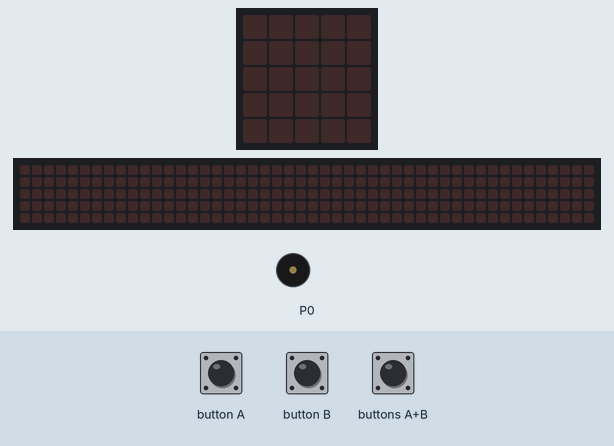
Recording of a program running on a simulated BBC micro:bit (MakeCode). On the bench: the board's 5×5 LED display, a strip that is not on the board, showing the scrolling text unrolled, buzzer (waves = sounding). The inputs (shaded band) are chosen by the test bench. The 48×5 strip is a reading aid, not a part: it shows the text the display is scrolling, unrolled, one strip-width of it at a time.

Above: at 1.2 s.
1.3 s: button A pressed for 0.15 s
At 2.2 s:
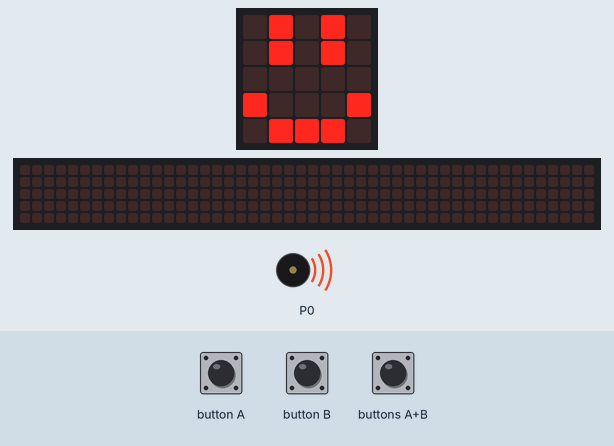
4.3 s: buttons A+B pressed for 0.15 s
At 6.92 s:
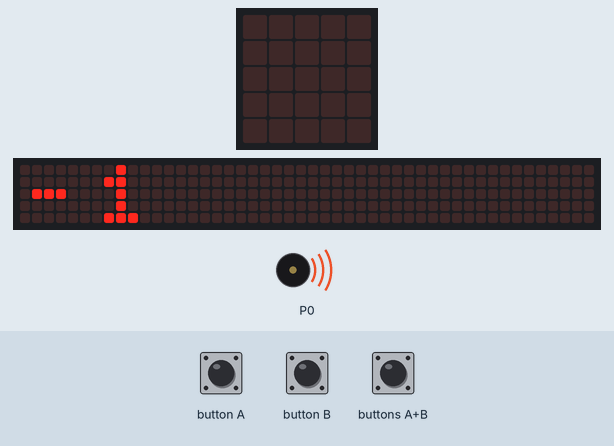
7.3 s: button B pressed for 0.15 s
At 8.3 s:
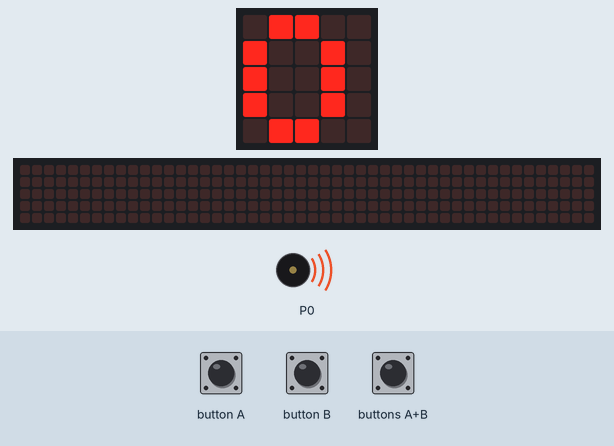
10.4 s: buttons A+B pressed for 1 s
At 13.81 s:
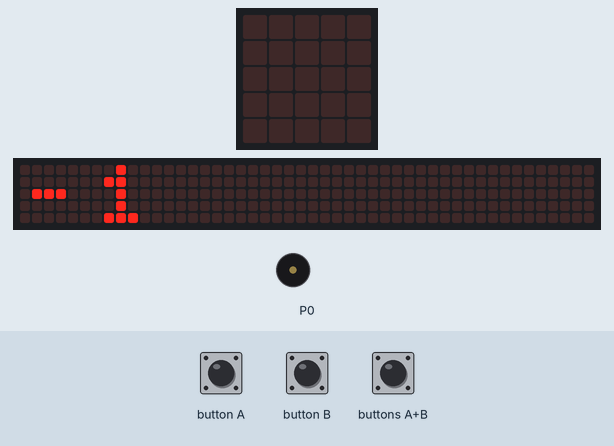
Timing chart, 0 to 14.4 s (numbered marks = the images above; inputs shaded):
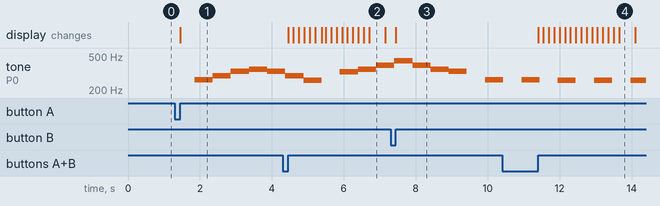

The program:

main.ts
```typescript
input.onButtonPressed(Button.A, function () {
    basic.showLeds(`
        . # . # .
        . # . # .
        . . . . .
        # . . . #
        . # # # .
        `)
    for (let index = 0; index < 4; index++) {
        music.playTone(262 + 音, music.beat(BeatFraction.Whole))
        music.playTone(294 + 音, music.beat(BeatFraction.Whole))
        music.playTone(330 + 音, music.beat(BeatFraction.Whole))
        music.playTone(349 + 音, music.beat(BeatFraction.Whole))
        music.playTone(330 + 音, music.beat(BeatFraction.Whole))
        music.playTone(294 + 音, music.beat(BeatFraction.Whole))
        music.playTone(262 + 音, music.beat(BeatFraction.Whole))
        music.rest(music.beat(BeatFraction.Whole))
        music.playTone(330 + 音, music.beat(BeatFraction.Whole))
        music.playTone(349 + 音, music.beat(BeatFraction.Whole))
        music.playTone(392 + 音, music.beat(BeatFraction.Whole))
        music.playTone(440 + 音, music.beat(BeatFraction.Whole))
        music.playTone(392 + 音, music.beat(BeatFraction.Whole))
        music.playTone(349 + 音, music.beat(BeatFraction.Whole))
        music.playTone(330 + 音, music.beat(BeatFraction.Whole))
        music.rest(music.beat(BeatFraction.Whole))
        music.playTone(262 + 音, music.beat(BeatFraction.Whole))
        music.rest(music.beat(BeatFraction.Whole))
        music.playTone(262 + 音, music.beat(BeatFraction.Whole))
        music.rest(music.beat(BeatFraction.Whole))
        music.playTone(262 + 音, music.beat(BeatFraction.Whole))
        music.rest(music.beat(BeatFraction.Whole))
        music.playTone(262 + 音, music.beat(BeatFraction.Whole))
        music.rest(music.beat(BeatFraction.Whole))
        music.playTone(262 + 音, music.beat(BeatFraction.Half))
        music.playTone(262 + 音, music.beat(BeatFraction.Half))
        music.playTone(294 + 音, music.beat(BeatFraction.Half))
        music.playTone(294 + 音, music.beat(BeatFraction.Half))
        music.playTone(330 + 音, music.beat(BeatFraction.Half))
        music.playTone(330 + 音, music.beat(BeatFraction.Half))
        music.playTone(349 + 音, music.beat(BeatFraction.Half))
        music.playTone(349 + 音, music.beat(BeatFraction.Half))
        music.playTone(330 + 音, music.beat(BeatFraction.Whole))
        music.playTone(294 + 音, music.beat(BeatFraction.Whole))
        music.playTone(262 + 音, music.beat(BeatFraction.Whole))
        music.rest(music.beat(BeatFraction.Whole))
    }
})
input.onButtonPressed(Button.AB, function () {
    音 += -1
    basic.showNumber(音)
})
input.onButtonPressed(Button.B, function () {
    音 += 1
    basic.showNumber(音)
})
let 音 = 0
音 = 0
basic.forever(function () {

})
```

test.ts
```typescript
// テストはここに来ます。このパッケージが拡張機能として使用されるときにはコンパイルされません。
```

Measured:
- after the input at 1.3 s, tone on P0: plays 262 Hz for 0.51 s, 294 Hz for 0.51 s, 330 Hz for 0.51 s, 349 Hz for 0.51 s, 330 Hz for 0.43 s, starting after 0.55 s; the display: changes after 0.15 s (image 1)
- after the input at 4.3 s, the display: first changes after 0.15 s (image 2 shows a later state)
- after the input at 7.3 s, the display: changes after 0.15 s (image 3)
- after the input at 10.4 s, the display: first changes after 1.0 s (image 4 shows a later state)
- what the display in image 2 shows lasts 0.5 s, from 6.7 s to 7.2 s
